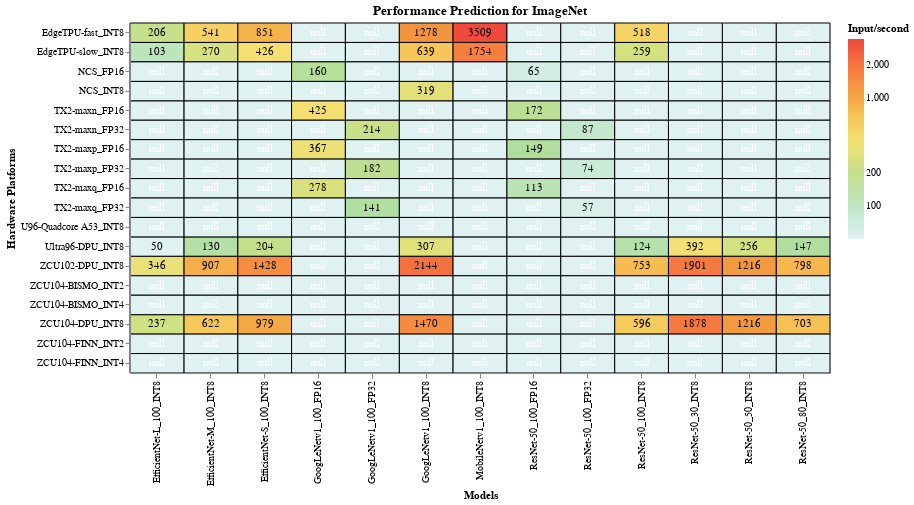

Notebook source saved alongside this figure:
### Markdown cell above
The following heatmap shows the theoretical performance for the listed hardware platforms for ImageNet classification. The metric used for the theoretical performance is input/second.
Looking at the plot, it becomes clear that prunning along with quantization outputs some of the best performance results.

### Code cell
#hide_input
%run scripts/altair_plots.py
heatmap('data/performance_predictions_imagenet_mnist_cifar.csv', 'imagenet', 'Performance Prediction for ImageNet')

### Figure 1 — Vega-Lite specification as saved in the notebook (floating-point values rounded to 4 significant figures; data arrays with more than 128 entries replaced by an {"elided": "..."} marker saying what was removed)
{"config": {"view": {"continuousWidth": 400, "continuousHeight": 300}}, "layer": [{"mark": {"type": "rect", "invalid": null, "stroke": "black", "strokeWidth": 1}, "encoding": {"color": {"type": "quantitative", "field": "values", "scale": {"scheme": "lightmulti", "type": "log"}, "title": "Input/second"}, "tooltip": [{"type": "quantitative", "field": "values", "title": "Input/sec"}, {"type": "nominal", "field": "x", "title": "Model"}, {"type": "nominal", "field": "y", "title": "Hardware Platform"}], "x": {"type": "ordinal", "field": "x", "title": "Models"}, "y": {"type": "ordinal", "field": "y", "title": "Hardware Platforms"}}, "height": 350, "selection": {"selector019": {"type": "single", "on": "mouseover", "nearest": true}}, "title": "Performance Prediction for ImageNet", "width": 700}, {"mark": {"type": "text", "color": "white"}, "encoding": {"color": {"condition": {"value": "black", "test": "(datum.values > 1)"}, "value": "white"}, "text": {"type": "quantitative", "field": "values", "format": ".0f"}, "tooltip": [{"type": "quantitative", "field": "values", "format": ".0f", "title": "Input/sec"}, {"type": "nominal", "field": "x", "title": "Model"}, {"type": "nominal", "field": "y", "title": "Hardware Platform"}], "x": {"type": "ordinal", "field": "x", "title": "Models"}, "y": {"type": "ordinal", "field": "y", "title": "Hardware Platforms"}}}], "data": {"name": "data-14e45ac2ffdf661f1410dcee032581ad"}, "$schema": "https://vega.github.io/schema/vega-lite/v4.0.2.json", "datasets": {"data-14e45ac2ffdf661f1410dcee032581ad": {"elided": "234 records"}}}
